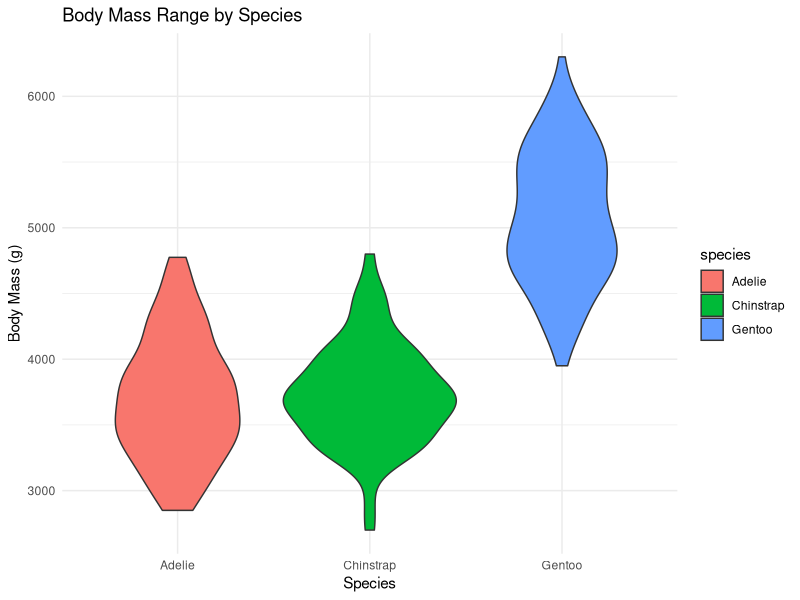

Here is the R script that generated this plot:
## ---- chunk 1
knitr::opts_chunk$set(echo = TRUE)
library(tidyverse)
library(palmerpenguins)
## ---- chunk 2
ggplot(penguins, aes(x =  species, y = body_mass_g)) +
  geom_violin(aes(fill = species)) +
  theme_minimal() +
  labs(x = "Species", 
       y = "Body Mass (g)", 
       title = "Body Mass Range by Species"
  )
